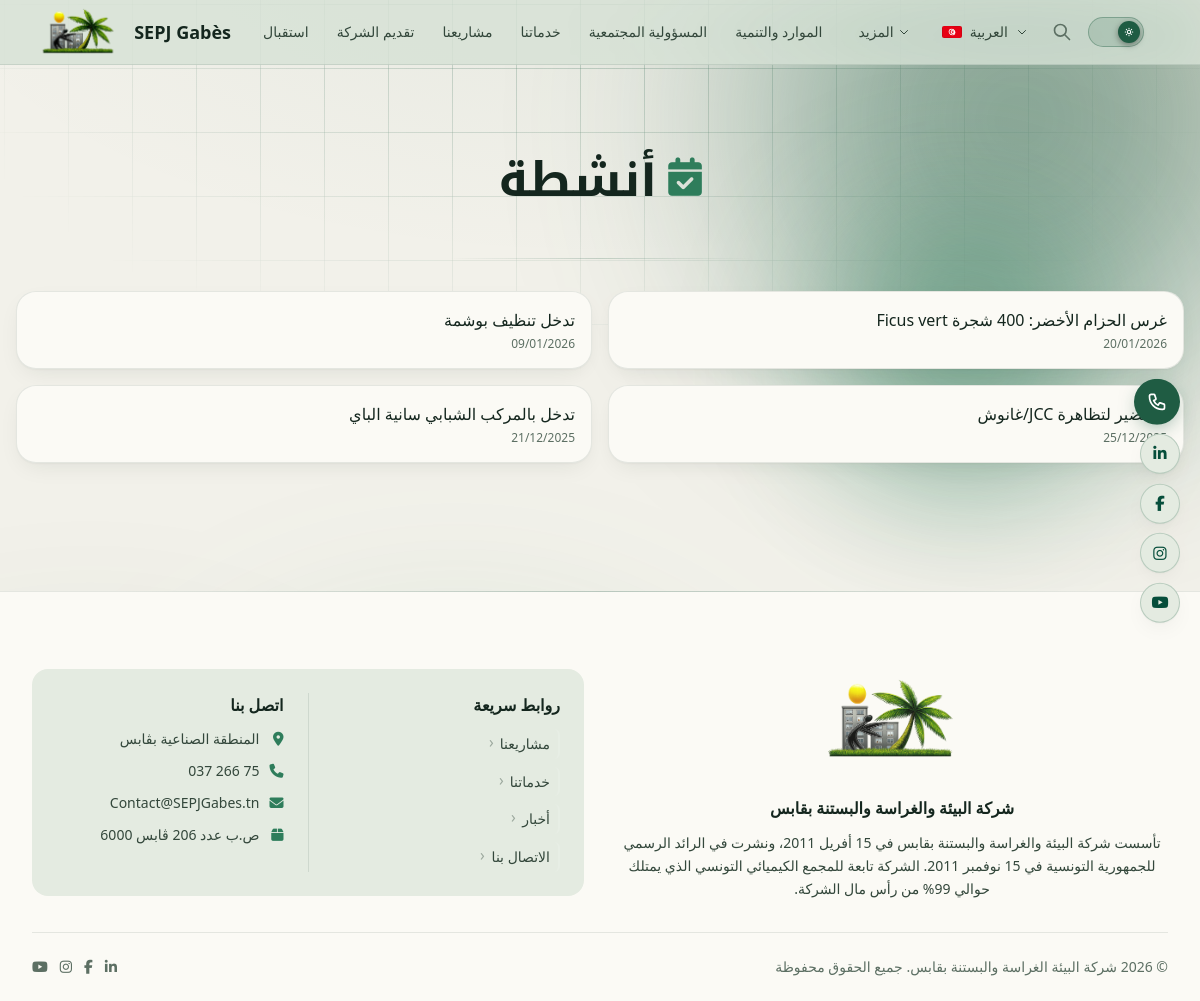
The app's page /public/activities.php with its own data.
### tables this page shows
CREATE TABLE IF NOT EXISTS `content_items` (
    `id` INT UNSIGNED AUTO_INCREMENT PRIMARY KEY,
    `type` ENUM('page', 'post', 'project', 'service', 'activity', 'prize', 'rse', 'resource', 'sport', 'video') NOT NULL,
    `rse_category` VARCHAR(50) DEFAULT NULL COMMENT 'RSE subcategory: engagement_social, rapport_durabilite, rapport_rse, catalogue_rse',
    `slug` VARCHAR(255) NOT NULL UNIQUE,
    `title_ar` TEXT,
    `title_fr` TEXT,
    `title_en` TEXT,
    `summary_ar` TEXT,
    `summary_fr` TEXT,
    `summary_en` TEXT,
    `body_ar` LONGTEXT,
    `body_fr` LONGTEXT,
    `body_en` LONGTEXT,
    `featured_image` VARCHAR(255) DEFAULT NULL,
    `video_url` VARCHAR(255) DEFAULT NULL COMMENT 'YouTube URL for type=video items',
    `status` ENUM('draft', 'published') NOT NULL DEFAULT 'draft',
    `is_featured` TINYINT(1) NOT NULL DEFAULT 0,
    `published_at` DATETIME DEFAULT NULL,
    `created_by` INT UNSIGNED DEFAULT NULL,
    `updated_by` INT UNSIGNED DEFAULT NULL,
    `created_at` DATETIME NOT NULL DEFAULT CURRENT_TIMESTAMP,
    `updated_at` DATETIME NOT NULL DEFAULT CURRENT_TIMESTAMP ON UPDATE CURRENT_TIMESTAMP,

    INDEX `idx_type` (`type`),
    INDEX `idx_status` (`status`),
    INDEX `idx_slug` (`slug`),
    INDEX `idx_type_status` (`type`, `status`),
    INDEX `idx_featured` (`is_featured`),
    INDEX `idx_rse_category` (`rse_category`),
    CONSTRAINT `fk_content_created_by` FOREIGN KEY (`created_by`) REFERENCES `users`(`id`) ON DELETE SET NULL,
    CONSTRAINT `fk_content_updated_by` FOREIGN KEY (`updated_by`) REFERENCES `users`(`id`) ON DELETE SET NULL
);

CREATE TABLE IF NOT EXISTS `site_settings` (
    `id` INT UNSIGNED AUTO_INCREMENT PRIMARY KEY,
    `setting_key` VARCHAR(255) NOT NULL UNIQUE,
    `value_ar` LONGTEXT,
    `value_fr` LONGTEXT,
    `value_en` LONGTEXT,
    `value_raw` LONGTEXT,
    `updated_at` DATETIME NOT NULL DEFAULT CURRENT_TIMESTAMP ON UPDATE CURRENT_TIMESTAMP
);

### app/core/helpers.php (called while the page is built, shortened)
<?php
function e($value): string
{
    return htmlspecialchars((string) $value, ENT_QUOTES | ENT_SUBSTITUTE, 'UTF-8');
}
function current_lang(): string
{
    return DEFAULT_LANGUAGE;
}
function get_setting(string $key, string $lang = 'ar'): string
{
    static $settings = null;
    if ($settings === null) {
        try {
            $rows = db()->query("SELECT setting_key, value_ar, value_fr, value_en, value_raw FROM site_settings")->fetchAll(PDO::FETCH_ASSOC);
            $settings = [];
            foreach ($rows as $row) {
                $settings[$row['setting_key']] = $row;
            }
        } catch (PDOException $e) {
            $settings = [];
            return '';
        }
    }
    $setting = $settings[$key];
    $field   = 'value_' . $lang;
    if (!empty($setting[$field])) {
        return $setting[$field];
    }
    if (!empty($setting['value_raw'])) {
        return $setting['value_raw'];
    }
    return $setting['value_ar'] ?? '';
}
function format_date(string $date, string $format = 'd/m/Y'): string
{
    try {
        $dt = new DateTime($date);
        return $dt->format($format);
    } catch (Exception $e) {
        return $date;
    }
}

### app/core/i18n.php (called while the page is built, shortened)
<?php
function __(string $key, string $lang = null): string
{
    static $translations = null;
    if ($translations === null) {
        $translations = get_translations();
    }
    $lang = $lang ?? current_lang();
    return $translations[$key][$lang] ?? $translations[$key]['ar'] ?? $key;
}

### app/core/db.php (called while the page is built, shortened)
<?php
class Database
{
    private static ?PDO $instance = null;
    public static function getInstance(): PDO
    {
        if (self::$instance === null) {
            $dsn = "mysql:host=" . DB_HOST . ";port=" . DB_PORT . ";dbname=" . DB_NAME . ";charset=" . DB_CHARSET;
            $options = [
                PDO::ATTR_ERRMODE            => PDO::ERRMODE_EXCEPTION,
                PDO::ATTR_DEFAULT_FETCH_MODE => PDO::FETCH_ASSOC,
                PDO::ATTR_EMULATE_PREPARES   => false,
                PDO::MYSQL_ATTR_INIT_COMMAND => "SET NAMES utf8mb4 COLLATE utf8mb4_unicode_ci",
            ];
            try {
                self::$instance = new PDO($dsn, DB_USER, DB_PASS, $options);
            } catch (PDOException $e) {
error_log("Database connection failed [host=" . DB_HOST . ", port=" . DB_PORT . ", db=" . DB_NAME . "]: " . get_class($e) . " (" . $e->getCode() . ") " . $e->getMessage());
                die("اتصال قاعدة البيانات فشل. الرجاء المحاولة لاحقاً.<br>Database connection failed. Please try again later.");
            }
        }
        return self::$instance;
    }
}
function db(): PDO
{
    return Database::getInstance();
}

### public/activities.php (the view, shortened to what this page needs)
<?php require_once 'includes/header.php'; $lang=current_lang(); $l=['ar'=>'ar','fr'=>'fr','en'=>'en'][$lang]??'ar'; try{$items=db()->query("SELECT id,slug,COALESCE(NULLIF(title_{$l},''),title_ar) AS t,COALESCE(NULLIF(summary_{$l},''),summary_ar) AS s,featured_image,published_at FROM content_items WHERE type='activity' AND status='published' ORDER BY published_at DESC")->fetchAll();}catch(Exception$e){$items=[];} ?>
<main id="main-content"><div class="page-hero"><div class="max-w-7xl mx-auto px-4"><h1><i class="fa-solid fa-calendar-check text-emerald-400" aria-hidden="true"></i><?= __('nav_activities',$lang) ?></h1></div></div>
<section class="py-8 relative z-10"><div class="max-w-7xl mx-auto px-4">
<?php if(empty($items)):?><div class="empty-state"><div class="empty-state-icon" aria-hidden="true"><i class="fa-solid fa-calendar-check"></i></div><p><?= __('no_results',$lang)?></p></div>
<?php else:?><div class="grid grid-cols-1 sm:grid-cols-2 gap-4"><?php foreach($items as $i):?><a href="page.php?slug=<?= e($i['slug'])?>" class="glass-card p-4 flex items-center gap-4 reveal"><div><h3 class="text-white font-medium"><?= e($i['t'])?></h3><p class="text-xs text-emerald-300/60 mt-1"><?= format_date($i['published_at'],'d/m/Y')?></p></div></a><?php endforeach;?></div><?php endif;?>
</div></section></main>
<?php include 'includes/footer.php';?>

### public/includes/footer.php (shortened to what this page needs)
<?php
$lang = current_lang();
?>
<footer class="site-footer">
    <div class="max-w-7xl mx-auto px-4 sm:px-6 lg:px-8">
        <div class="grid grid-cols-1 md:grid-cols-2 gap-8 mb-8 items-center">
            <div>
                <div class="flex justify-center mb-5">
                    <a href="index.php" aria-label="<?= e(APP_NAME) ?>">
                        <img src="assets/logo-sepj.png" alt="SEPJ Gabès" class="h-28 w-auto opacity-90" loading="lazy">
                    </a>
                </div>
                <h3 class="font-bold text-white mb-3 text-center"><?= e(get_setting('company_name', $lang) ?: __('company_name', $lang)) ?></h3>
                <p class="text-sm text-emerald-200/70 leading-relaxed text-center"><?= e(get_setting('about_summary', $lang)) ?></p>
            </div>
            <div class="bg-white/5 rounded-2xl p-6">
                <div class="flex flex-col sm:flex-row gap-6">
                    <div class="flex-1">
                        <h3 class="font-bold text-white mb-3"><?= __('quick_links', $lang) ?></h3>
                        <div class="space-y-2">
                            <a href="projects.php" class="footer-link text-sm"><?= __('nav_projects', $lang) ?></a>
                            <a href="services.php" class="footer-link text-sm"><?= __('nav_services', $lang) ?></a>
                            <a href="news.php" class="footer-link text-sm"><?= __('nav_news', $lang) ?></a>
                            <a href="contact.php" class="footer-link text-sm"><?= __('nav_contact', $lang) ?></a>
                        </div>
                    </div>
                    <div class="flex-1">
                        <h3 class="font-bold text-white mb-3"><?= __('contact_us', $lang) ?></h3>
                        <div class="space-y-3 text-sm text-emerald-200/70">
                            <p class="flex items-center gap-2"><i class="fa-solid fa-location-dot text-emerald-400 w-4 shrink-0" aria-hidden="true"></i><?= e(get_setting('address', $lang)) ?></p>
                            <p class="flex items-center gap-2"><i class="fa-solid fa-phone text-emerald-400 w-4 shrink-0" aria-hidden="true"></i><?= e(get_setting('phone', $lang)) ?></p>
                            <p class="flex items-center gap-2"><i class="fa-solid fa-envelope text-emerald-400 w-4 shrink-0" aria-hidden="true"></i><?= e(get_setting('email_primary', $lang)) ?></p>
                            <p class="flex items-center gap-2"><i class="fa-solid fa-box text-emerald-400 w-4 shrink-0" aria-hidden="true"></i><?= e(get_setting('po_box', $lang)) ?></p>
                        </div>
                    </div>
                </div>
            </div>
        </div>
        <div class="border-t border-white/10 pt-6 flex flex-col sm:flex-row items-center justify-between gap-3 text-sm text-emerald-300/40">
            <?php if ($lang === 'ar'): ?>
                <p>&copy; <?= date('Y') ?> شركة البيئة الغراسة والبستنة بقابس. <?= __('all_rights_reserved', $lang) ?></p>
            <?php else: ?>
                <p>&copy; <?= date('Y') ?> <?= e(APP_NAME) ?>. <?= __('all_rights_reserved', $lang) ?></p>
            <?php endif; ?>
            <div class="flex items-center gap-3">
                <a href="https://www.linkedin.com/in/sepjgabes/" target="_blank" rel="noopener noreferrer" class="hover:text-emerald-400 transition-colors" aria-label="LinkedIn">
                    <i class="fab fa-linkedin-in" aria-hidden="true"></i>
                </a>
                <a href="https://www.facebook.com/SEPJGabes.tn" target="_blank" rel="noopener noreferrer" class="hover:text-emerald-400 transition-colors" aria-label="Facebook">
                    <i class="fab fa-facebook-f" aria-hidden="true"></i>
                </a>
                <a href="https://www.instagram.com/sepjgabes" target="_blank" rel="noopener noreferrer" class="hover:text-emerald-400 transition-colors" aria-label="Instagram">
                    <i class="fab fa-instagram" aria-hidden="true"></i>
                </a>
                <a href="https://www.youtube.com/@SEPJGabes" target="_blank" rel="noopener noreferrer" class="hover:text-emerald-400 transition-colors" aria-label="YouTube">
                    <i class="fab fa-youtube" aria-hidden="true"></i>
                </a>
            </div>
        </div>
    </div>
</footer>
<?php
$contactAriaLabel = $lang === 'ar' ? 'تواصل معنا' : ($lang === 'fr' ? 'Nous contacter' : 'Contact us');
?>
<div class="float-stack">
<a href="contact.php"
   id="floatContact"
   class="float-contact"
   aria-label="<?= e($contactAriaLabel) ?>">
</a>
<div class="social-float-group">
    <a href="https://www.linkedin.com/in/sepjgabes/"
       target="_blank" rel="noopener noreferrer"
       class="social-float-btn social-float-linkedin"
       aria-label="LinkedIn — SEPJ Gabès">
        <i class="fab fa-linkedin-in" aria-hidden="true"></i>
    </a>
    <a href="https://www.facebook.com/SEPJGabes.tn"
       target="_blank" rel="noopener noreferrer"
       class="social-float-btn social-float-facebook"
       aria-label="Facebook — SEPJ Gabès">
        <i class="fab fa-facebook-f" aria-hidden="true"></i>
    </a>
    <a href="https://www.instagram.com/sepjgabes"
       target="_blank" rel="noopener noreferrer"
       class="social-float-btn social-float-instagram"
       aria-label="Instagram — SEPJ Gabès">
        <i class="fab fa-instagram" aria-hidden="true"></i>
    </a>
    <a href="https://www.youtube.com/@SEPJGabes"
       target="_blank" rel="noopener noreferrer"
       class="social-float-btn social-float-youtube"
       aria-label="YouTube — SEPJ Gabès">
        <i class="fab fa-youtube" aria-hidden="true"></i>
    </a>
</div>
</div>
</body>
</html>

### records on screen
content_items: t "غرس الحزام الأخضر: 400 شجرة Ficus vert", published_at "20/01/2026"
content_items: t "تدخل تنظيف بوشمة", published_at "09/01/2026"
content_items: t "التحضير لتظاهرة JCC/غانوش", published_at "25/12/2025"
content_items: t "تدخل بالمركب الشبابي سانية الباي", published_at "21/12/2025"
site_settings: value_ar "شركة البيئة والغراسة والبستنة بقابس"
site_settings: value_ar "تأسست شركة البيئة والغراسة والبستنة بقابس في 15 أفريل 2011، ونشرت في الرائد الرسمي للجمهورية التونسية في 15 نوفمبر 2011. الشركة تابعة للمجمع الكيميائي التونسي الذي يمتلك حوالي 99% من رأس مال الشركة."
site_settings: value_ar "المنطقة الصناعية بڨابس"
site_settings: value_raw "75 266 037"
site_settings: value_raw "Contact@SEPJGabes.tn"
site_settings: value_raw "ص.ب عدد 206 ڨابس 6000"

### other values on screen
APP_NAME "SEPJ Gabès"
$item['label'] "استقبال"
$item['label'] "تقديم الشركة"
$item['label'] "مشاريعنا"
$item['label'] "خدماتنا"
$item['label'] "المسؤولية المجتمعية"
$item['label'] "الموارد والتنمية"
$moreLabel "المزيد"
$currentMeta['label'] "العربية"
__('nav_activities',$lang) "أنشطة"
__('quick_links', $lang) "روابط سريعة"
__('nav_projects', $lang) "مشاريعنا"
__('nav_services', $lang) "خدماتنا"
__('nav_news', $lang) "أخبار"
__('nav_contact', $lang) "الاتصال بنا"
